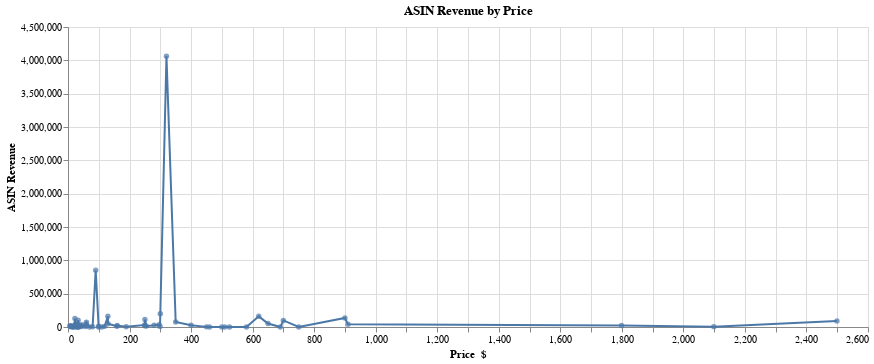

The notebook cell this image was saved under:
### Code cell
chart3 = alt.Chart(price_revenue).mark_line().encode(
    x='Price  $',
    y='ASIN Revenue'
).properties(
    width=800,
    title='ASIN Revenue by Price'
)

points3 = alt.Chart(price_revenue).mark_point(filled=True).encode(
    x='Price  $',
    y='ASIN Revenue',
    tooltip=['Price  $', 'ASIN Revenue']
)

chart3 + points3

### Figure 1 — Vega-Lite specification as saved in the notebook (floating-point values rounded to 4 significant figures)
{"config": {"view": {"continuousWidth": 300, "continuousHeight": 300}}, "layer": [{"mark": {"type": "line"}, "encoding": {"x": {"field": "Price  $", "type": "quantitative"}, "y": {"field": "ASIN Revenue", "type": "quantitative"}}, "title": "ASIN Revenue by Price"}, {"mark": {"type": "point", "filled": true}, "encoding": {"tooltip": [{"field": "Price  $", "type": "quantitative"}, {"field": "ASIN Revenue", "type": "quantitative"}], "x": {"field": "Price  $", "type": "quantitative"}, "y": {"field": "ASIN Revenue", "type": "quantitative"}}}], "data": {"name": "data-6b08e8b8b6d7f1c63cf200bcfc6cbdc7"}, "width": 800, "$schema": "https://vega.github.io/schema/vega-lite/v5.20.1.json", "datasets": {"data-6b08e8b8b6d7f1c63cf200bcfc6cbdc7": [{"Price  $": 5.99, "ASIN Revenue": 19970.0}, {"Price  $": 7.99, "ASIN Revenue": 2914.0}, {"Price  $": 8.55, "ASIN Revenue": 13120.0}, {"Price  $": 9.99, "ASIN Revenue": 15750.0}, {"Price  $": 14.99, "ASIN Revenue": 4994.0}, {"Price  $": 15.99, "ASIN Revenue": 711.3}, {"Price  $": 16.99, "ASIN Revenue": 1956.0}, {"Price  $": 18.99, "ASIN Revenue": 14950.0}, {"Price  $": 21.99, "ASIN Revenue": 4189.0}, {"Price  $": 22.48, "ASIN Revenue": 126500.0}, {"Price  $": 23.99, "ASIN Revenue": 45290.0}, {"Price  $": 24.29, "ASIN Revenue": 27310.0}, {"Price  $": 24.99, "ASIN Revenue": 5897.0}, {"Price  $": 25.99, "ASIN Revenue": 10100.0}, {"Price  $": 26.99, "ASIN Revenue": 14720.0}, {"Price  $": 27.99, "ASIN Revenue": 4206.0}, {"Price  $": 28.49, "ASIN Revenue": 32700.0}, {"Price  $": 28.87, "ASIN Revenue": 5583.0}, {"Price  $": 29.49, "ASIN Revenue": 2861.0}, {"Price  $": 29.99, "ASIN Revenue": 33110.0}, {"Price  $": 31.34, "ASIN Revenue": 18660.0}, {"Price  $": 32.39, "ASIN Revenue": 41330.0}, {"Price  $": 32.98, "ASIN Revenue": 103000.0}, {"Price  $": 33.24, "ASIN Revenue": 530.2}, {"Price  $": 33.99, "ASIN Revenue": 16520.0}, {"Price  $": 34.99, "ASIN Revenue": 911.9}, {"Price  $": 39.99, "ASIN Revenue": 13880.0}, {"Price  $": 44.59, "ASIN Revenue": 8039.0}, {"Price  $": 44.99, "ASIN Revenue": 34840.0}, {"Price  $": 56.99, "ASIN Revenue": 7219.0}, {"Price  $": 58.99, "ASIN Revenue": 36730.0}, {"Price  $": 59.95, "ASIN Revenue": 69560.0}, {"Price  $": 69.99, "ASIN Revenue": 959.8}, {"Price  $": 79.99, "ASIN Revenue": 2070.0}, {"Price  $": 89.99, "ASIN Revenue": 849900.0}, {"Price  $": 99.5, "ASIN Revenue": 9709.0}, {"Price  $": 99.99, "ASIN Revenue": 0.0}, {"Price  $": 110.0, "ASIN Revenue": 0.0}, {"Price  $": 119.0, "ASIN Revenue": 9484.0}, {"Price  $": 129.7, "ASIN Revenue": 161500.0}, {"Price  $": 130.0, "ASIN Revenue": 48500.0}, {"Price  $": 159.0, "ASIN Revenue": 11800.0}, {"Price  $": 160.0, "ASIN Revenue": 21370.0}, {"Price  $": 189.0, "ASIN Revenue": 3141.0}, {"Price  $": 249.0, "ASIN Revenue": 30230.0}, {"Price  $": 250.0, "ASIN Revenue": 18710.0}, {"Price  $": 250.0, "ASIN Revenue": 112300.0}, {"Price  $": 255.0, "ASIN Revenue": 13200.0}, {"Price  $": 280.0, "ASIN Revenue": 25300.0}, {"Price  $": 296.0, "ASIN Revenue": 35420.0}, {"Price  $": 299.0, "ASIN Revenue": 8076.0}, {"Price  $": 300.0, "ASIN Revenue": 199700.0}, {"Price  $": 320.0, "ASIN Revenue": 4063000.0}, {"Price  $": 350.0, "ASIN Revenue": 74320.0}, {"Price  $": 400.0, "ASIN Revenue": 26470.0}, {"Price  $": 450.0, "ASIN Revenue": 1889.0}, {"Price  $": 460.0, "ASIN Revenue": 0.0}, {"Price  $": 500.0, "ASIN Revenue": 1085.0}, {"Price  $": 510.0, "ASIN Revenue": 1066.0}, {"Price  $": 525.0, "ASIN Revenue": 0.0}, {"Price  $": 580.0, "ASIN Revenue": 226.1}, {"Price  $": 620.0, "ASIN Revenue": 159900.0}, {"Price  $": 650.0, "ASIN Revenue": 52960.0}, {"Price  $": 690.0, "ASIN Revenue": 559.8}, {"Price  $": 700.0, "ASIN Revenue": 98710.0}, {"Price  $": 750.0, "ASIN Revenue": 1542.0}, {"Price  $": 900.0, "ASIN Revenue": 135400.0}, {"Price  $": 910.0, "ASIN Revenue": 40180.0}, {"Price  $": 1799.0, "ASIN Revenue": 22250.0}, {"Price  $": 2099.0, "ASIN Revenue": 5587.0}, {"Price  $": 2499.0, "ASIN Revenue": 88670.0}]}}
